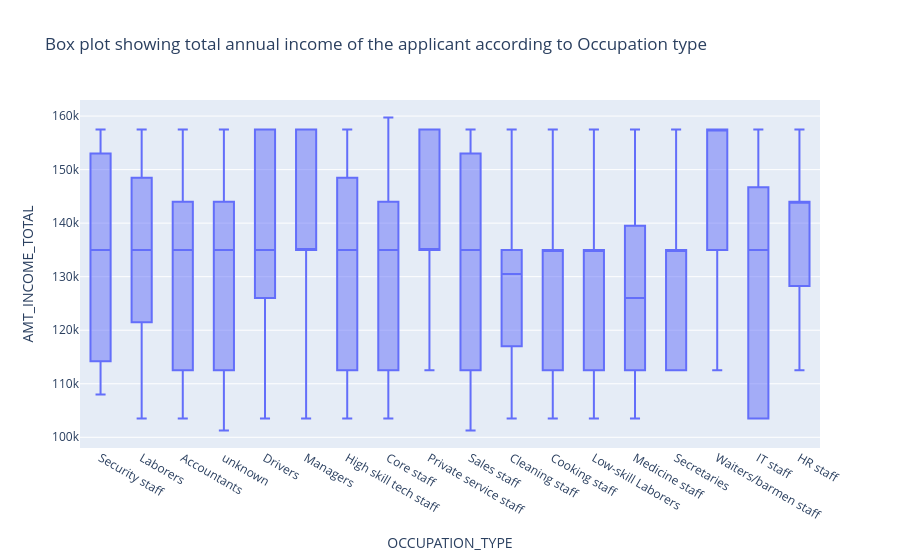

The notebook cell this image was saved under:
### Markdown cell above
#### `Categorical vs Numerical`

### Code cell
df_new=df_cc[(df_cc['AMT_INCOME_TOTAL']<160000) &(df_cc['AMT_INCOME_TOTAL']>100000) &(df_cc['OCCUPATION_TYPE']!="Realty agents")]
fig=px.box(data_frame=df_new,x="OCCUPATION_TYPE", y="AMT_INCOME_TOTAL",
           title="Box plot showing total annual income of the applicant according to Occupation type")
fig.show();

### Figure 1 — Plotly figure (JSON) as saved in the notebook; plotly's stock layout.template omitted (floating-point values rounded to 4 significant figures; data arrays with more than 128 entries replaced by an {"elided": "..."} marker saying what was removed)
{"data": [{"alignmentgroup": "True", "hovertemplate": "OCCUPATION_TYPE=%{x}<br>AMT_INCOME_TOTAL=%{y}<extra></extra>", "legendgroup": "", "marker": {"color": "#636efa"}, "name": "", "notched": false, "offsetgroup": "", "orientation": "v", "showlegend": false, "type": "box", "x": {"elided": "13475 str values"}, "x0": " ", "xaxis": "x", "y": {"elided": "13475 float values"}, "y0": " ", "yaxis": "y"}], "layout": {"autosize": true, "boxmode": "group", "legend": {"tracegroupgap": 0}, "title": {"text": "Box plot showing total annual income of the applicant according to Occupation type"}, "xaxis": {"anchor": "y", "autorange": true, "domain": [0, 1], "range": [-0.5, 17.5], "title": {"text": "OCCUPATION_TYPE"}, "type": "category"}, "yaxis": {"anchor": "x", "autorange": true, "domain": [0, 1], "range": [98000, 163000], "title": {"text": "AMT_INCOME_TOTAL"}, "type": "linear"}}}
